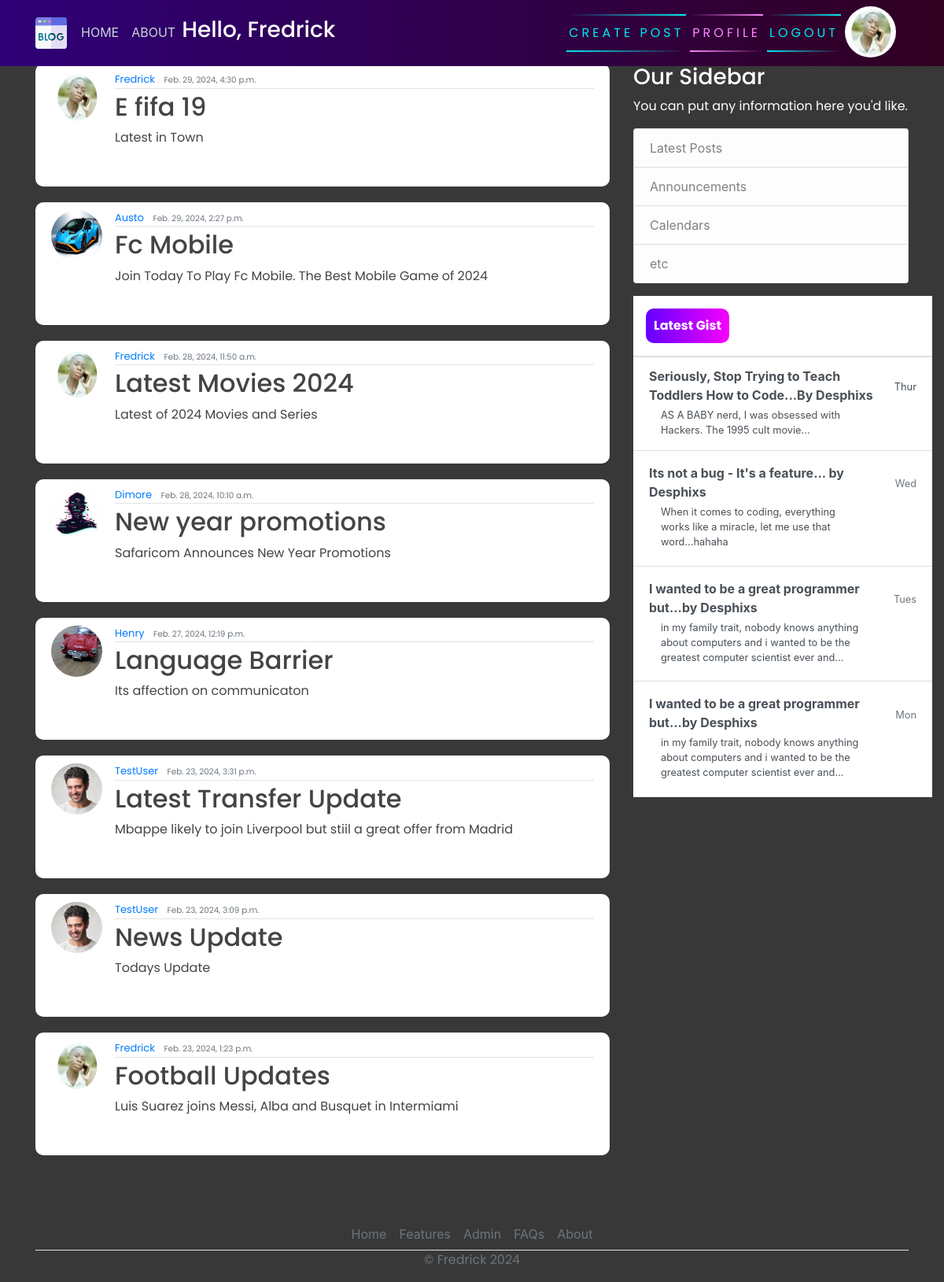
Before: / (signed in) with the older database file.
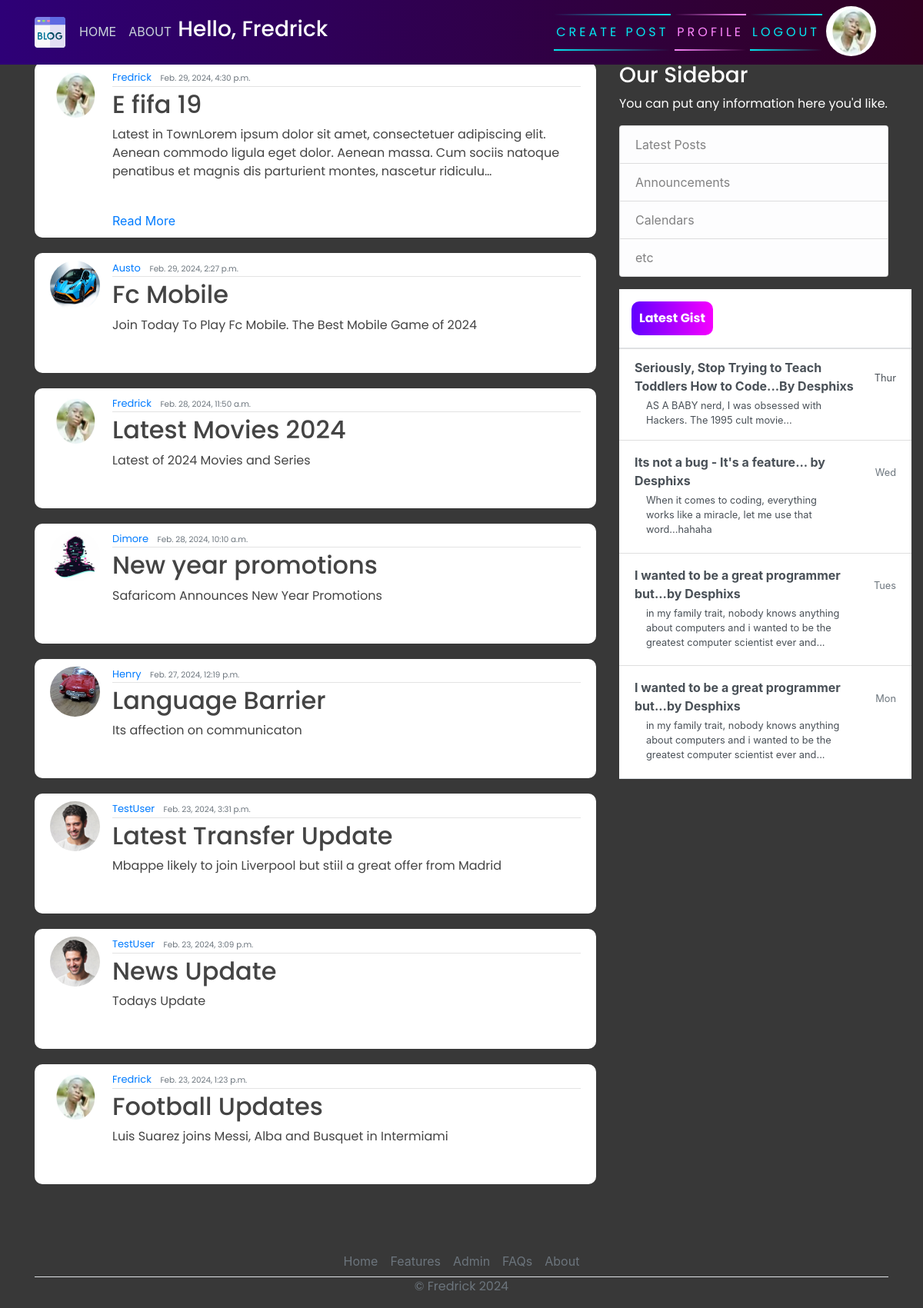
After: the same page with the newer database file.
### blog/models.py (models this page shows, shortened)
class Post(models.Model):
    title = models.CharField(max_length=200)
    content = models.TextField()
    date_posted = models.DateTimeField(default=timezone.now)
    author = models.ForeignKey(User, on_delete=models.CASCADE)

### users/models.py (models this page shows, shortened)
class Profile(models.Model):
    user = models.OneToOneField(User, on_delete=models.CASCADE)
    image = models.ImageField(default='default.jpg', upload_to='profile_pics')

### blog/views.py (the view)
# urls.py: path('',PostListView.as_view(), name="blog-home"),
class PostListView(LoginRequiredMixin,ListView):
	model = Post
	template_name='blog/home.html'
	context_object_name = 'posts'
	ordering = ["-date_posted"]

### blog/templates/blog/home.html
{% extends 'blog/base.html' %}
{% block content %}
  {% for posts in posts %}
    <article class="media content-section">
      <img class="rounded-circle article-img" src="{{ posts.author.profile.image.url }}" alt="">
      <div class="media-body">
        <div class="article-metadata">
          <a class="mr-2" href="#">{{ posts.author }}</a>
          <small class="text-muted">{{ posts.date_posted }}</small>
        </div>
        <h2><a class="article-title" href="{% url 'blog-detail' posts.id  %}">{{ posts.title }}</a></h2>
        <p class="article-content">{{ posts.content|truncatechars:200 }}
        </p>
          {% if posts.content|length > 200 %}
            <a href="{% url 'blog-detail' posts.id %}">Read More</a>
          {% endif %}
      </div>
      <br>
    </article>
  {% endfor  %}
{% endblock content %}
{% block sidebar %}
 <h3 style="color:white;">Our Sidebar</h3>
    <p  style="color:white;">You can put any information here you'd like.
      <ul class="list-group">
        <li class="list-group-item list-group-item-light">Latest Posts</li>
        <li class="list-group-item list-group-item-light">Announcements</li>
        <li class="list-group-item list-group-item-light">Calendars</li>
        <li class="list-group-item list-group-item-light">etc</li>
      </ul>
    </p>
{% endblock %}
{% block Gist %}
  <div class="d-flex flex-column align-items-stretch flex-shrink-0 bg-white" style="width: 380px;" style="padding-top: 120px;">
    <a id="list-group" style="text-decoration: none;" href="" class="d-flex align-items-center flex-shrink-0 p-3 link-dark text-decoration-none border-bottom">
      <span class="fs-5 fw-semibold" id="gist-btn">Latest Gist</span>
    </a>
    <div class="list-group list-group-flush border-bottom scrollarea">
      <a href="#" class="list-group-item list-group-item-action  lh-tight" aria-current="true">
        <div class="d-flex w-100 align-items-center justify-content-between">
          <strong class="mb-1">Seriously, Stop Trying to Teach Toddlers How to Code...By Desphixs
        </strong>
          <small>Thur</small>
        </div>
        <div class="col-10 mb-1 small">AS A BABY nerd, I was obsessed with Hackers. The 1995 cult movie... </div>
      </a>
      <a href="#" class="list-group-item list-group-item-action py-3 lh-tight">
        <div class="d-flex w-100 align-items-center justify-content-between">
          <strong class="mb-1">Its not a bug - It's a feature... by Desphixs</strong>
          <small class="text-muted">Wed</small>
        </div>
        <div class="col-10 mb-1 small">When it comes to coding, everything works like a miracle, let me use that word...hahaha</div>
      </a>
      <a href="#" class="list-group-item list-group-item-action py-3 lh-tight">
        <div class="d-flex w-100 align-items-center justify-content-between">
          <strong class="mb-1">I wanted to be a great programmer but...by Desphixs</strong>
          <small class="text-muted">Tues</small>
        </div>
        <div class="col-10 mb-1 small">in my family trait, nobody knows anything about computers and i wanted to be the greatest computer scientist ever and...</div>
      </a>
       <a href="#" class="list-group-item list-group-item-action py-3 lh-tight">
        <div class="d-flex w-100 align-items-center justify-content-between">
          <strong class="mb-1">I wanted to be a great programmer but...by Desphixs</strong>
          <small class="text-muted">Mon</small>
        </div>
        <div class="col-10 mb-1 small">in my family trait, nobody knows anything about computers and i wanted to be the greatest computer scientist ever and...</div>
      </a>
    </div>
  </div>
{% endblock %}

Changed rows visible on the page:
changed Post "E fifa 19": content "Latest in Town" → "Latest in TownLorem ipsum dolor sit amet, consectetuer adipiscing elit. Aenean commodo ligula eget dolor. Aenean massa. Cum sociis natoque penatibus et magnis dis parturient montes, nascetur ridiculu…"; now shows "Read More"
